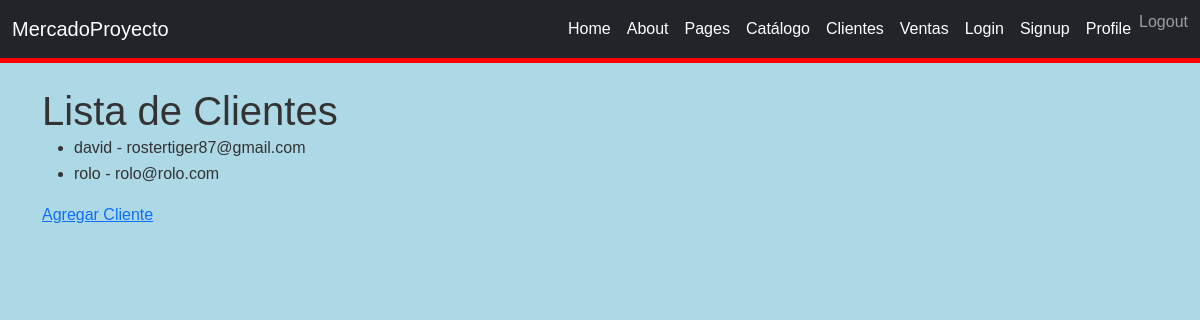
/clientes/, run on the app's committed database.
### tienda/models.py (models this page shows, shortened)
class Cliente(models.Model):
    nombre = models.CharField(max_length=100)
    email = models.EmailField(unique=True)

### tienda/views.py (the view)
# urls.py: path('clientes/', views.lista_clientes, name='lista_clientes'),
def lista_clientes(request):
    clientes = Cliente.objects.all()
    return render(request, 'lista_clientes.html', {'clientes': clientes})

### templates/lista_clientes.html (shortened to what this page needs)
{% extends 'base.html' %}
{% block content %}
<h1>Lista de Clientes</h1>
<ul>
    {% for cliente in clientes %}
        <li>{{ cliente.nombre }} - {{ cliente.email }}</li>
    {% endfor %}
</ul>
<a href="{% url 'agregar_cliente' %}">Agregar Cliente</a>
{% endblock %}

### static/css/styles.css (style rules this page uses)
body, h1, h2, h3, h4, h5, h6, p { margin: 0; padding: 0; }
body { font-family: Arial, Helvetica, sans-serif; background-color: #f5f6fa; color: #333; line-height: 1.6; }
body { background-color: lightblue !important; }

### data on the page
Cliente: nombre "david", email "rostertiger87@gmail.com"
Cliente: nombre "rolo", email "rolo@rolo.com"
